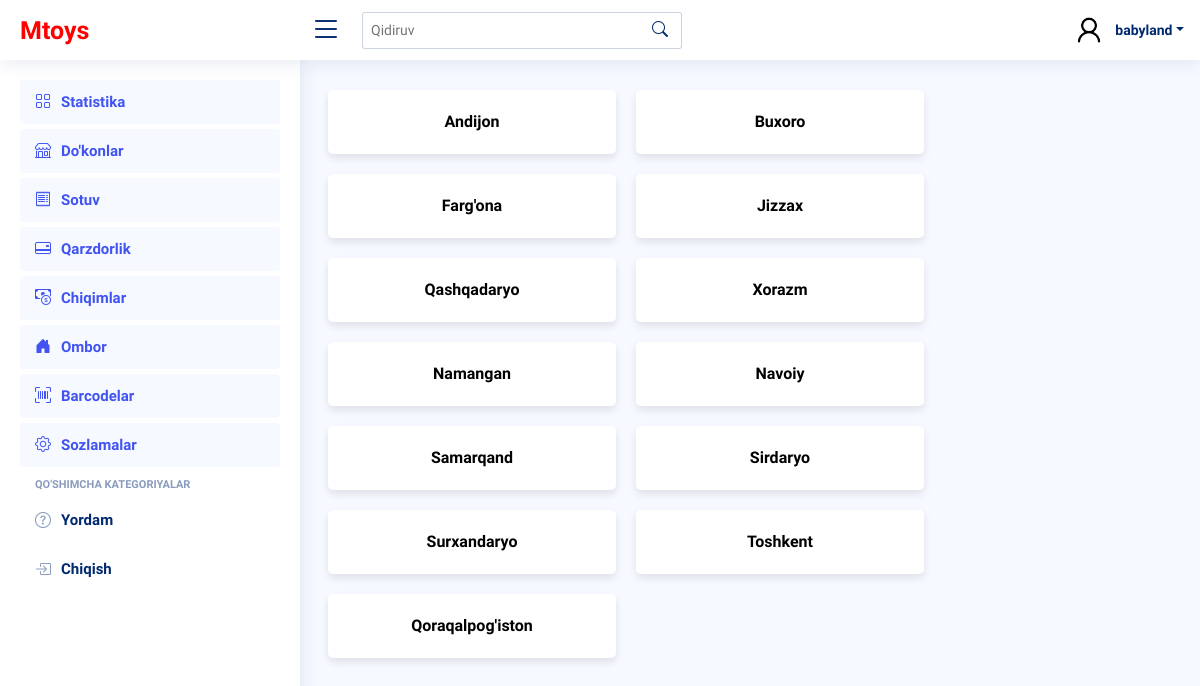
Screenshot of /provinces/ (signed in) with the database file from the repository.
### main_app/models.py (models this page shows)
class Province(models.Model):
    name = models.CharField(max_length=250)
    def __str__(self):
        return self.name

### main_app/views.py (the view)
# urls.py: path("provinces/", ProvincesView.as_view(), name="provinces"),
@method_decorator(login_required, name='dispatch')
class ProvincesView(ListView):
    template_name = "markets/provinces.html"
    model = Province

### templates/markets/provinces.html (shortened to what this page needs)
{% extends 'wrapper.html' %}
{% block content %}
<div class="row">
    {% for i in object_list %}
    <div class="card" style="width: 18rem;">
        <a href="{% url 'main_app:province_detail' i.id %}">
          <div class="card-body">
            {{ i }}
          </div>
        </a>
      </div>
    {% endfor %}
</div>
{% endblock content %}

### templates/wrapper.html (shortened to what this page needs)
<!DOCTYPE html>
{% load static %}
<html lang="en">
<head>
  <link href="{% static 'assets/vendor/bootstrap/css/bootstrap.min.css' %}" rel="stylesheet">
  <link href="{% static 'assets/vendor/bootstrap-icons/bootstrap-icons.css' %}" rel="stylesheet">
  <link href="{% static 'assets/vendor/boxicons/css/boxicons.min.css' %}" rel="stylesheet">
  <link href="{% static 'assets/vendor/quill/quill.snow.css' %}" rel="stylesheet">
  <link href="{% static 'assets/vendor/quill/quill.bubble.css' %}" rel="stylesheet">
  <link href="{% static 'assets/vendor/remixicon/remixicon.css' %}" rel="stylesheet">
  <link href="{% static 'assets/vendor/simple-datatables/style.css' %}" rel="stylesheet">
  <link href="{% static 'assets/css/style.css' %}" rel="stylesheet">
</head>
<body>
  <header id="header" class="header fixed-top d-flex align-items-center">
    <div class="d-flex align-items-center justify-content-between">
      <a href="{% url 'main_app:main' %}" class="logo d-flex align-items-center">
        Mtoys
      </a>
      <i class="bi bi-list toggle-sidebar-btn"></i>
    </div>
    <div class="search-bar">
      <form class="search-form d-flex align-items-center" method="GET">
        <input type="text" name="query" placeholder="Qidiruv" title="Enter search keyword">
        <button type="submit" title="Search" name="search"><i class="bi bi-search"></i></button>
      </form>
    </div>
    <nav class="header-nav ms-auto">
      <ul class="d-flex align-items-center">
        <li class="nav-item dropdown pe-3">
          <a class="nav-link nav-profile d-flex align-items-center pe-0" href="#" data-bs-toggle="dropdown">
            <img src="{% static 'assets/img/Sample_User_Icon (1).png' %}" alt="Profile" class="rounded-circle">
            <span class="d-none d-md-block dropdown-toggle ps-2">{{ request.user.username }}</span>
          </a>
        </li>
      </ul>
    </nav>
  </header>
  <aside id="sidebar" class="sidebar">
    <ul class="sidebar-nav" id="sidebar-nav">
      <li class="nav-item">
        <a class="nav-link " href="{% url 'main_app:main'%}">
          <i class="bi bi-grid"></i>
          <span>Statistika</span>
        </a>
      </li>
      <li class="nav-item">
        <a class="nav-link " href="{% url 'main_app:provinces'%}">
          <i class="bi bi-shop"></i>
          <span>Do'konlar</span>
        </a>
      </li>
      <li class="nav-item">
        <a class="nav-link " href="{% url 'main_app:sale'%}">
          <i class="bi bi-receipt"></i>
          <span>Sotuv</span>
        </a>
      </li>
      <li class="nav-item">
        <a class="nav-link " href="{% url 'main_app:debt'%}">
          <i class="bi bi-credit-card-2-back"></i>
          <span>Qarzdorlik</span>
        </a>
      </li>
      <li class="nav-item">
        <a class="nav-link " href="{% url 'expance_app:expance'%}">
          <i class="bi bi-cash-coin"></i>
          <span>Chiqimlar</span>
        </a>
      </li>
      <li class="nav-item">
        <a class="nav-link " href="{% url 'main_app:storage'%}">
          <i class="bi bi-house-door-fill"></i>
          <span>Ombor</span>
        </a>
      </li>
      <li class="nav-item">
        <a class="nav-link " href="{% url 'main_app:barcode'%}">
          <i class="bi bi-upc-scan"></i>
          <span>Barcodelar</span>
        </a>
      </li>
      <li class="nav-item">
        <a class="nav-link " href="{% url 'main_app:settings_app'%}">
          <i class="bi bi-gear"></i>
          <span>Sozlamalar</span>
        </a>
      </li>
      <li class="nav-heading">Qo'shimcha Kategoriyalar</li>
      <li class="nav-item">
        <a class="nav-link collapsed"  href="http://t.me/Saidjalol10">
          <i class="bi bi-question-circle"></i>
          <span>Yordam</span>
        </a>
      </li>
      <ul class="nav">
        <li class="nav-item">
          <a id="logout-link" class="nav-link collapsed" href="#">
            <i class="bi bi-box-arrow-in-right"></i>
            <span>Chiqish</span>
          </a>
        </li>
      </ul>
    </ul>
  </aside>
  <main id="main" class="main">
        {% block content %} {% endblock content %}
  </main>
</body>
</html>

### staticfiles/assets/css/style.css (style rules this page uses)
:root { scroll-behavior: smooth; }
body { font-family: "Open Sans", sans-serif; background: #f6f9ff; color: #444444; }
a { color: #4154f1; text-decoration: none; }
#main { margin-top: 60px; padding: 20px 30px; transition: all 0.3s; }
.card { margin-bottom: 30px; border: none; border-radius: 5px; box-shadow: 0px 0 30px rgba(1, 41, 112, 0.1); }
.card-body { padding: 0 20px 20px 20px; }
.logo { line-height: 1; }
@media (min-width: 1200px) { .logo { width: 280px; } }
.header { transition: all 0.5s; z-index: 997; height: 60px; box-shadow: 0px 2px 20px rgba(1, 41, 112, 0.1); background-color: #fff; padding-left: 20px; }
.header .toggle-sidebar-btn { font-size: 32px; padding-left: 10px; cursor: pointer; color: #012970; }
.header .search-bar { min-width: 360px; padding: 0 20px; }
.header .search-form { width: 100%; }
.header .search-form input { border: 0; font-size: 14px; color: #012970; border: 1px solid rgba(1, 41, 112, 0.2); padding: 7px 38px 7px 8px; border-radius: 3px; transition: 0.3s; width: 100%; }
.header .search-form button { border: 0; padding: 0; margin-left: -30px; background: none; }
.header .search-form button i { color: #012970; }
.header-nav ul { list-style: none; }
.header-nav>ul { margin: 0; padding: 0; }
.header-nav .nav-profile { color: #012970; }
.header-nav .nav-profile img { max-height: 36px; }
.header-nav .nav-profile span { font-size: 14px; font-weight: 600; }
.sidebar { position: fixed; top: 60px; left: 0; bottom: 0; width: 300px; z-index: 996; transition: all 0.3s; padding: 20px; overflow-y: auto; scrollbar-width: thin; scrollbar-color: #aab7cf transparent; box-shadow: 0px 0px 20px rgba(1, 41, 112, 0.1); background-color: #fff; }
@media (min-width: 1200px) { #main, #footer { margin-left: 300px; } }
.sidebar-nav { padding: 0; margin: 0; list-style: none; }
.sidebar-nav li { padding: 0; margin: 0; list-style: none; }
.sidebar-nav .nav-item { margin-bottom: 5px; }
.sidebar-nav .nav-heading { font-size: 11px; text-transform: uppercase; color: #899bbd; font-weight: 600; margin: 10px 0 5px 15px; }
.sidebar-nav .nav-link { display: flex; align-items: center; font-size: 15px; font-weight: 600; color: #4154f1; transition: 0.3; background: #f6f9ff; padding: 10px 15px; border-radius: 4px; }
.sidebar-nav .nav-link i { font-size: 16px; margin-right: 10px; color: #4154f1; }
.sidebar-nav .nav-link.collapsed { color: #012970; background: #fff; }
.sidebar-nav .nav-link.collapsed i { color: #899bbd; }

### templates/wrapper.html (style rules this page uses)
.logo { color: red; font-weight: 900; font-size: 25px; }

### templates/markets/provinces.html (style rules this page uses)
.card { margin: 10px; cursor: pointer; transition: all 0.3s ease-in-out; box-shadow: 0 4px 8px rgba(0, 0, 0, 0.1); }
.card .card-body { display: flex; padding-top: 20px; justify-content: center; align-items: center; color: black; font-weight: 700; }

### rows the page displays
Province: name "Andijon"
Province: name "Buxoro"
Province: name "Farg'ona"
Province: name "Jizzax"
Province: name "Qashqadaryo"
Province: name "Xorazm"
Province: name "Namangan"
Province: name "Navoiy"
Province: name "Samarqand"
Province: name "Sirdaryo"
Province: name "Surxandaryo"
Province: name "Toshkent"
Province: name "Qoraqalpog'iston"

### other values shown
{{ request.user.username }} "babyland"
